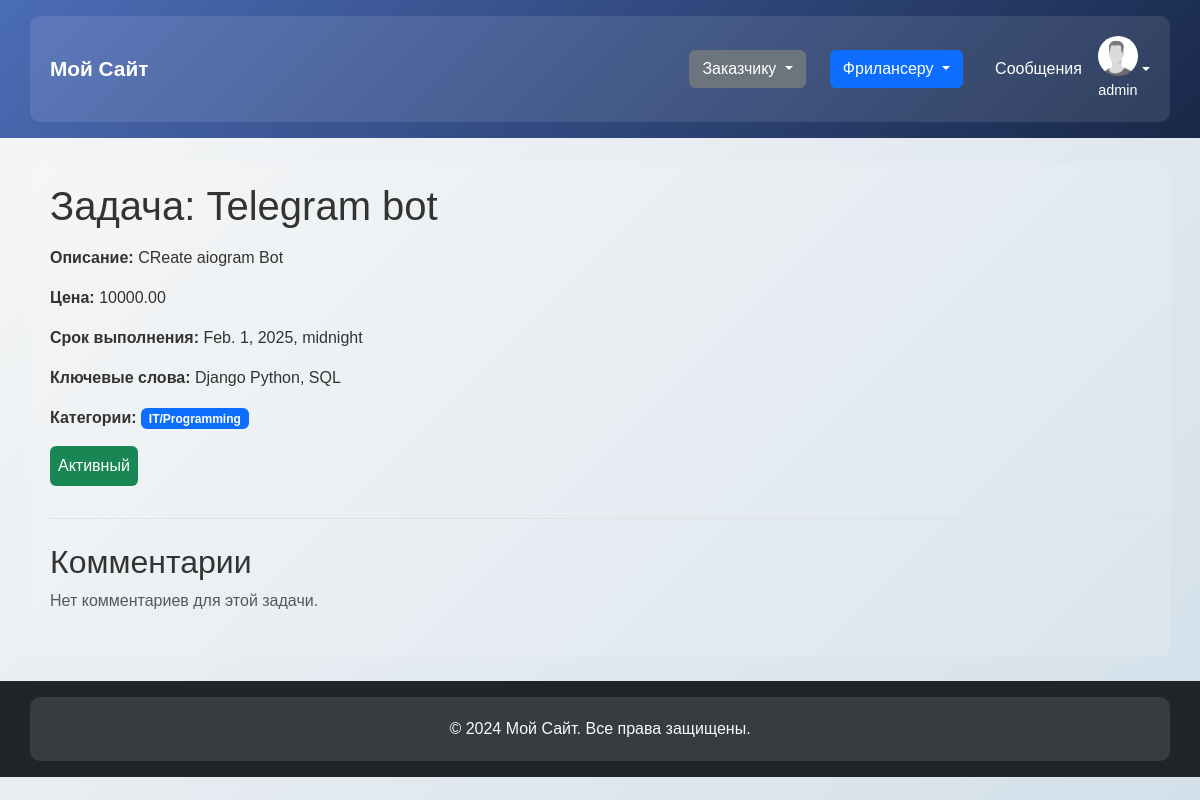
Before: /project/view/4/ (signed in) with the older database file.
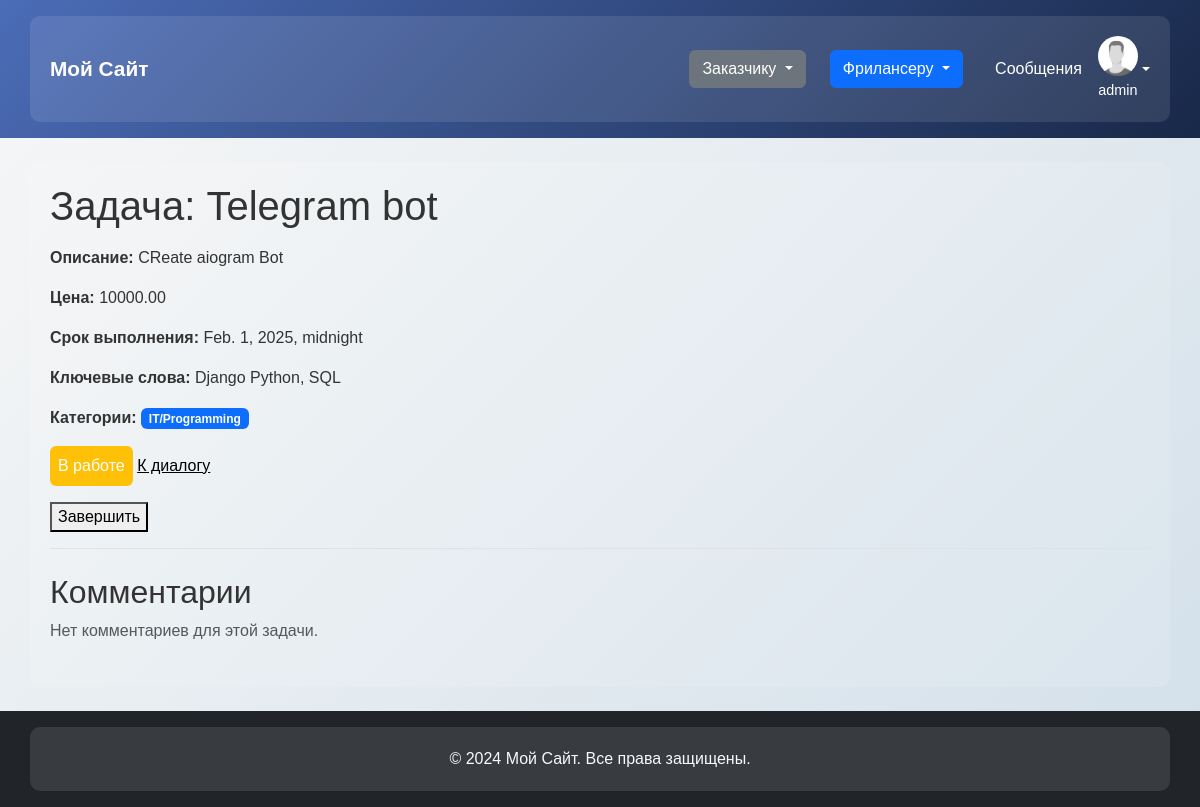
After: the same page with the newer database file.
### MySite/views.py (the view, shortened to what this page needs)
# urls.py: path('project/view/<int:pk>/', task_detail_view, name='detail_task'),
@login_required
def task_detail_view(request, pk, executor_id=None):
    task = get_object_or_404(Task, pk=pk)
    comments = task.comments.all()
    if task.status == 'active':
        return render(request, 'mysite/detail_task.html', {'task': task, 'comments': comments})
    else:
        return render(request, 'mysite/detail_task.html', {'task': task})

### MySite/models.py (called while the page is built)
    def is_executor(self):
        return self.role == 'executor'

### templates/mysite/detail_task.html (shortened to what this page needs)
{% extends "mysite/base.html" %}
{% block content %}
<div class="border-bottom pb-3 mb-3">
    <h1 class="mb-3">Задача: {{ task.title }}</h1>
    <p><strong>Описание:</strong> {{ task.description }}</p>
    <p><strong>Цена:</strong> {{ task.price }}</p>
    <p><strong>Срок выполнения:</strong> {{ task.deadline }}</p>
    {% if task.key_words %}
    <p><strong>Ключевые слова:</strong> {{ task.key_words }}</p>
    {% endif %}
    {% if task.categories.all %}
    <p><strong>Категории:</strong>
        {% for category in task.categories.all %}
        <span class="badge bg-primary">{{ category.name }}</span>
        {% endfor %}
    </p>
    {% endif %}
    {% if task.status == 'active' %}
    <p class="bg-success text-white p-2 rounded d-inline-block">Активный</p>
    {% elif task.status == 'inactive' %}
    <p class="bg-danger text-white p-2 rounded d-inline-block">Неактивный</p>
    {% elif task.status == 'in_progress' %}
    <p class="bg-warning text-white p-2 rounded d-inline-block">В работе</p>
    {% elif task.status == 'completed' %}
    <p class="bg-primary text-white p-2 rounded d-inline-block">Завершен</p>
    {% endif %}
    {% if request.user == task.customer %}
    {% if task.status == 'in_progress' %}
    <a href="{% url 'mysite:dialog_view' task.task_chats.first.id %}" style="color: black">К диалогу</a>
    <form action="{% url 'mysite:processing_task' %}" method="post">
        <button type="submit">Завершить</button>
    </form>
    {% endif %}
    {% endif %}
</div>
<div class="mt-4">
    <h2>Комментарии</h2>
    {% for comment in comments %}
    <div class="border rounded p-3 mb-3">
        <h3>
            <a class="text-decoration-none text-primary" href="{% url 'mysite:profile' comment.executor.username %}">
                {{ comment.executor.username }}
            </a>
        </h3>
        <p class="mb-2">{{ comment.content }}</p>
        <p><strong>Предложение:</strong> {{ comment.offer }}</p>
        {% if request.user == task.customer %}
        <form method="POST" action="{% url 'mysite:processing_task' %}">
            {% csrf_token %}
            <input type="hidden" name="task_id" value="{{ task.id }}">
            <input type="hidden" name="executor_id" value="{{ comment.executor.id }}">
            <button type="submit" class="btn btn-success">Выбрать</button>
        </form>
        {% endif %}
    </div>
    {% empty %}
    <p class="text-muted">Нет комментариев для этой задачи.</p>
    {% endfor %}
</div>
{% endblock %}

Changed rows visible on the page:
changed Task "Telegram bot": status "active" → "in_progress" (drawn)
Other visible differences:
text no longer shown: "Активный"
text now shown: "В работе К диалогу Завершить"
